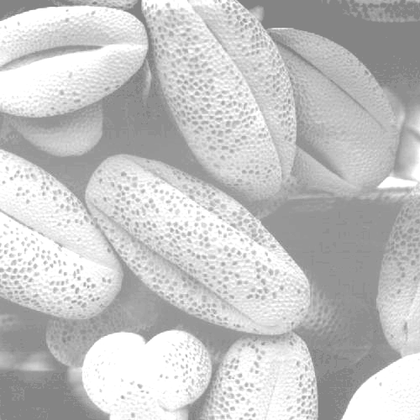
%> input picture 000_202207 DIP Summer Seminar/Assignment/Ch.3/code/src/Fig0320(1)(top_left).tif, 420 x 420 px, shrunk from 500 x 500 before the run
$ octave histogramequalization.m   (GNU Octave 9; MATLAB toolbox functions it lacks are replaced by stand-ins)
%> lines starting %> are read from the running program, lines starting %| are printed output that depends on the picture
clear;
clc;

image1 = imread('src/Fig0320(1)(top_left).tif');
%> image1 is the input picture: size 420x420 uint8; min 125, max 255, mean 196.3
iamge2 = imread('src/Fig0320(2)(2nd_from_top).tif');
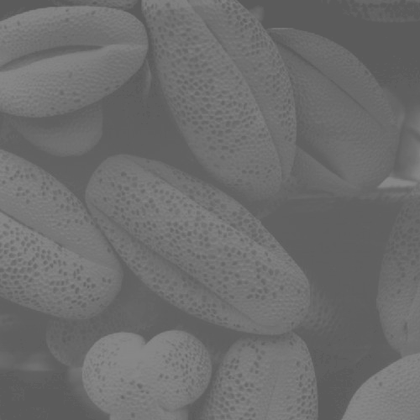
%> input picture 000_202207 DIP Summer Seminar/Assignment/Ch.3/code/src/Fig0320(2)(2nd_from_top).tif, 420 x 420 px, shrunk from 500 x 500 before the run
%> iamge2 is the input picture: size 420x420 uint8; min 88, max 137, mean 109.1
image3 = imread('src/Fig0320(3)(third_from_top).tif');
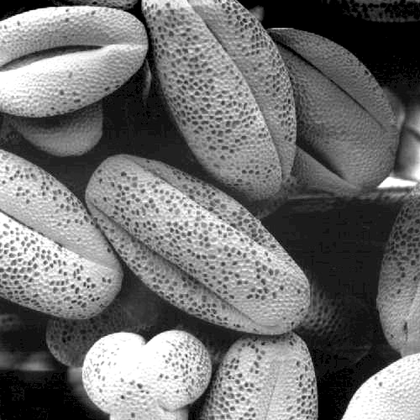
%> input picture 000_202207 DIP Summer Seminar/Assignment/Ch.3/code/src/Fig0320(3)(third_from_top).tif, 420 x 420 px, shrunk from 500 x 500 before the run
%> image3 is the input picture: size 420x420 uint8; min 0, max 255, mean 113.2
imabe4 = imread('src/Fig0320(4)(bottom_left).tif');
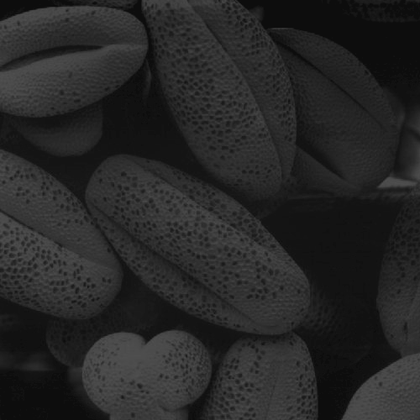
%> input picture 000_202207 DIP Summer Seminar/Assignment/Ch.3/code/src/Fig0320(4)(bottom_left).tif, 420 x 420 px, shrunk from 500 x 500 before the run
%> imabe4 is the input picture: size 420x420 uint8; min 10, max 81, mean 38.7

%결과 영상
result_image1 = image1;
result_image2 = iamge2;
result_image3 = image3;
result_image4 = imabe4;

%높이, 너비
[h,w] = size(image1);
%> h = 420; w = 420

%입력 영상 히스토그램
image_histo1 = zeros(1,256);
image_histo2 = zeros(1,256);
image_histo3 = zeros(1,256);
image_histo4 = zeros(1,256);

%결과 영상 히스토그램
result_histo1 = zeros(1,256);
result_histo2 = zeros(1,256);
result_histo3 = zeros(1,256);
result_histo4 = zeros(1,256);

% 히스토그램 구하기
for y = 1 : h
    for x = 1 :w
        image_histo1(image1(y,x)+1) = image_histo1(image1(y,x)+1)+1;
        image_histo2(iamge2(y,x)+1) = image_histo2(iamge2(y,x)+1)+1;
        image_histo3(image3(y,x)+1) = image_histo3(image3(y,x)+1)+1;
        image_histo4(imabe4(y,x)+1) = image_histo4(imabe4(y,x)+1)+1;
    end
end
%> after the loop, image_histo1 = 256 values, max 19307 at index 255, min 0 at index 1, mean 689.1; image_histo2 = 256 values, max 13308 at index 97, min 0 at index 1, mean 689.1; image_histo3 = 256 values, max 10370 at index 1, min 0 at index 256, mean 689.1; image_histo4 = 256 values, max 10911 at index 20, min 0 at index 1, mean 689.1

% PDF 정규화
image_pdf1 = image_histo1/(h*w);
%> image_pdf1 = 256 values, max 0.109 at index 255, min 0 at index 1, mean 0.00391
image_pdf2 = image_histo2/(h*w);
%> image_pdf2 = 256 values, max 0.0754 at index 97, min 0 at index 1, mean 0.00391
image_pdf3 = image_histo3/(h*w);
%> image_pdf3 = 256 values, max 0.0588 at index 1, min 0 at index 256, mean 0.00391
image_pdf4 = image_histo4/(h*w);
%> image_pdf4 = 256 values, max 0.0619 at index 20, min 0 at index 1, mean 0.00391

% CDF
image_cdf1 = image_pdf1;
%> image_cdf1 has the same summary as image_pdf1
image_cdf2 = image_pdf2;
%> image_cdf2 has the same summary as image_pdf2
image_cdf3 = image_pdf3;
%> image_cdf3 has the same summary as image_pdf3
image_cdf4 = image_pdf4;
%> image_cdf4 has the same summary as image_pdf4

for i = 2 : 256
    image_cdf1(i) = image_cdf1(i-1)+image_pdf1(i);
    image_cdf2(i) = image_cdf2(i-1)+image_pdf2(i);
    image_cdf3(i) = image_cdf3(i-1)+image_pdf3(i);
    image_cdf4(i) = image_cdf4(i-1)+image_pdf4(i);
end
%> after the loop, image_cdf1 = 256 values from 0 to 1; image_cdf2 = 256 values from 0 to 1; image_cdf3 = 256 values from 0.0588 to 1; image_cdf4 = 256 values from 0 to 1

% CDF 정규화
for y = 1 : h
    for x = 1 : w
        result_image1(y,x) = round(image_cdf1(image1(y,x)+1)*255);
        result_image2(y,x) = round(image_cdf2(iamge2(y,x)+1)*255);
        result_image3(y,x) = round(image_cdf3(image3(y,x)+1)*255);
        result_image4(y,x) = round(image_cdf4(imabe4(y,x)+1)*255);
    end
end
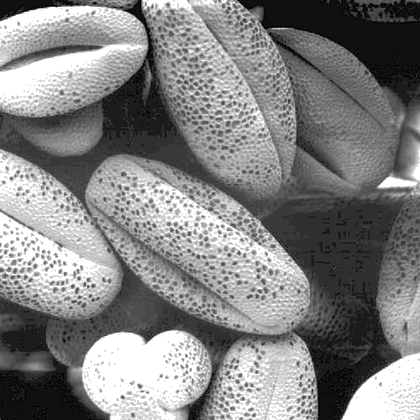
%> result_image1: size 420x420 uint8; min 0, max 255, mean 130.5

% 히스토그램 Equalization
for y = 1 : h
    for x = 1 : w
        result_histo1(result_image1(y,x)+1) = result_histo1(result_image1(y,x)+1)+1;
        result_histo2(result_image2(y,x)+1) = result_histo2(result_image2(y,x)+1)+1;
        result_histo3(result_image3(y,x)+1) = result_histo3(result_image3(y,x)+1)+1;
        result_histo4(result_image4(y,x)+1) = result_histo4(result_image4(y,x)+1)+1;
    end
end
%> after the loop, result_histo1 = 256 values, max 19307 at index 255, min 0 at index 4, mean 689.1; result_histo2 = 256 values, max 13308 at index 51, min 0 at index 2, mean 689.1; result_histo3 = 256 values, max 10370 at index 16, min 0 at index 1, mean 689.1; result_histo4 = 256 values, max 10911 at index 50, min 0 at index 3, mean 689.1

% 출력
figure;
subplot(2,4,1), imshow(uint8(image1));
subplot(2,4,2), imshow(uint8(result_image1));
subplot(2,4,3), bar(image_histo1);
subplot(2,4,4), bar(result_histo1);

subplot(2,4,5), imshow(uint8(iamge2))
subplot(2,4,6), imshow(uint8(result_image2))
subplot(2,4,7), bar(image_histo2);
subplot(2,4,8), bar(result_histo2);
%> after `bar(result_histo2)`:
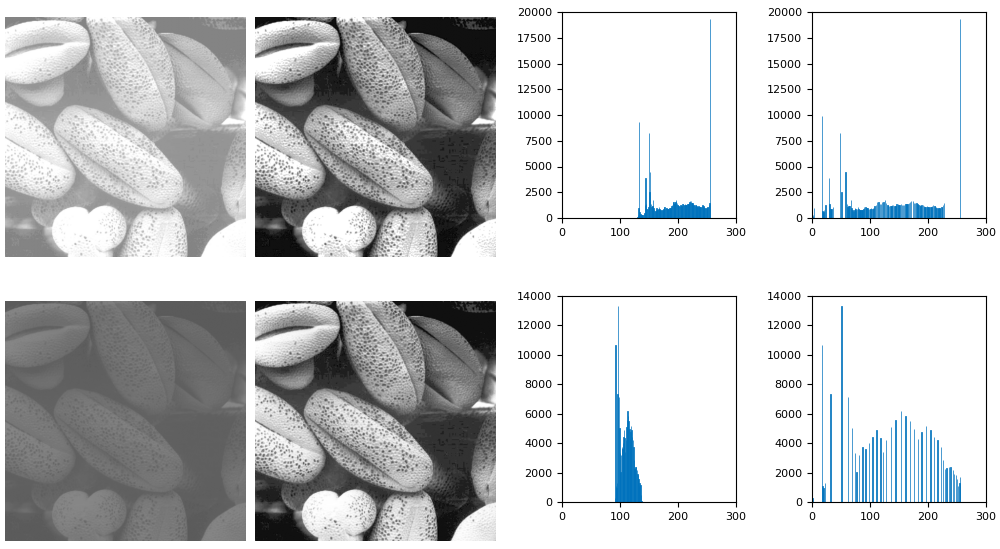
%> figure redrawn from the program's plot data, 8 panels

figure;
subplot(2,4,1), imshow(uint8(image3));
subplot(2,4,2), imshow(uint8(result_image3));
subplot(2,4,3), bar(image_histo3);
subplot(2,4,4), bar(result_histo3);

subplot(2,4,5), imshow(uint8(imabe4));
subplot(2,4,6), imshow(uint8(result_image4));
subplot(2,4,7), bar(image_histo4);
subplot(2,4,8), bar(result_histo4);
%> after `bar(result_histo4)`:
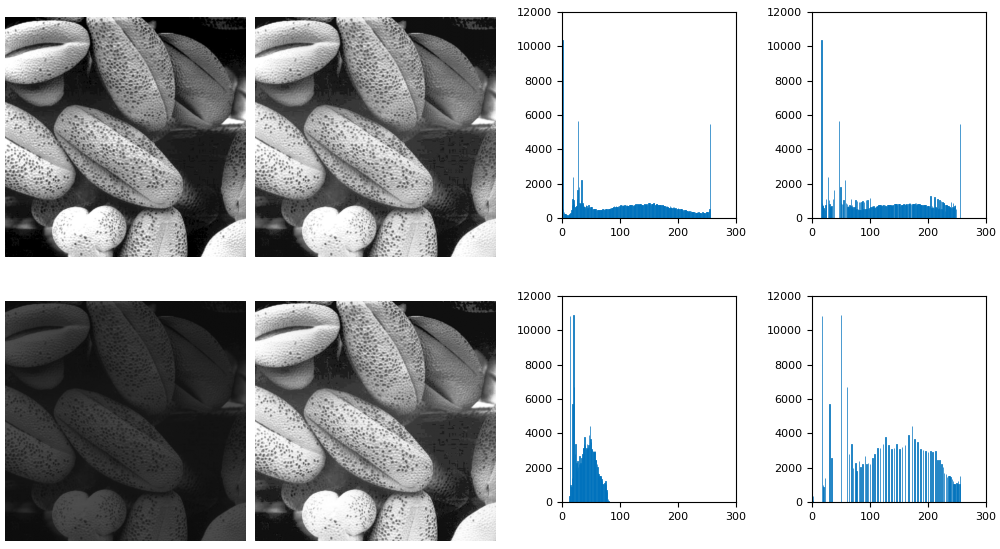
%> figure redrawn from the program's plot data, 8 panels
